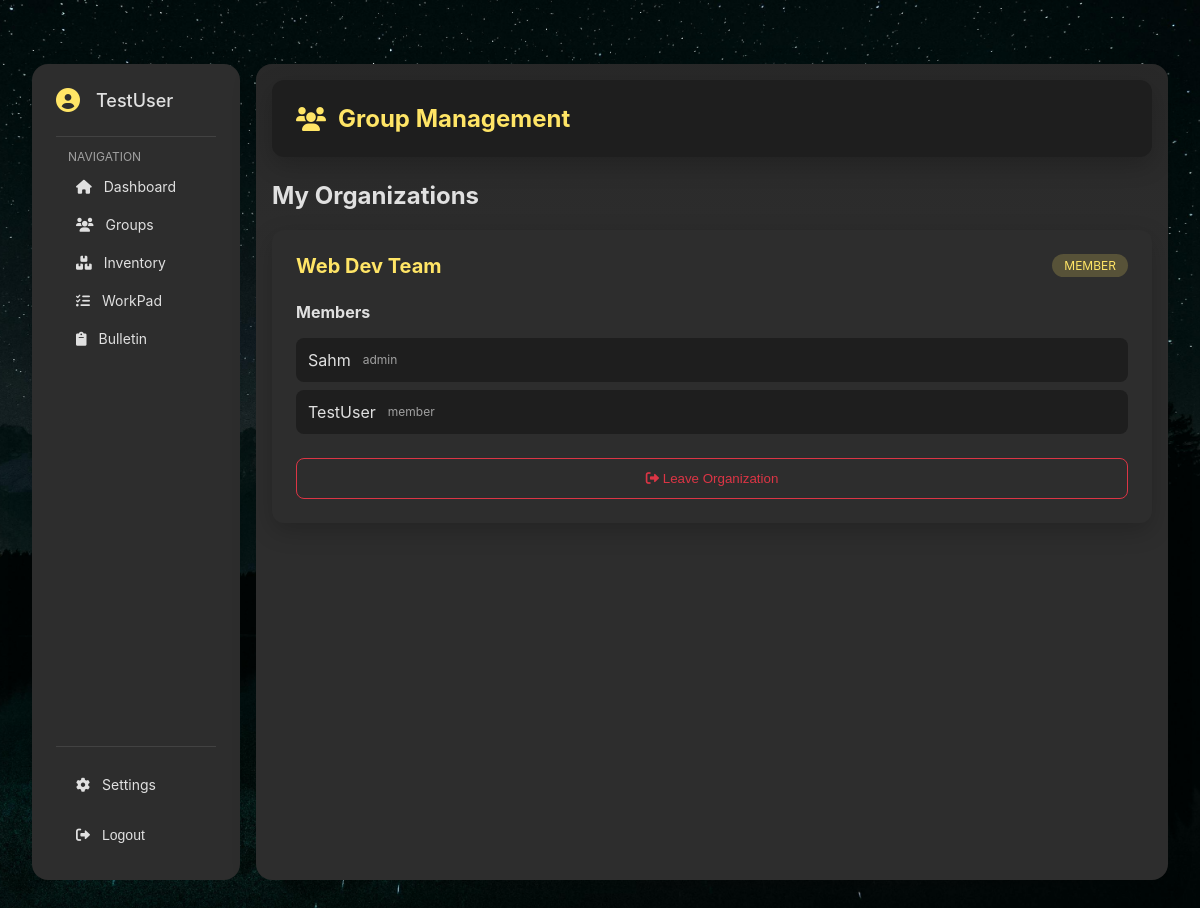
The app's page /groups (signed in) with its own data.
### tables this page shows
CREATE TABLE users (
            id INTEGER PRIMARY KEY AUTOINCREMENT,
            username TEXT UNIQUE,
            password TEXT
        );

CREATE TABLE user_organizations (user_id INTEGER, organization_id INTEGER, role TEXT DEFAULT 'member', FOREIGN KEY (user_id) REFERENCES users (id) ON DELETE CASCADE, FOREIGN KEY (organization_id) REFERENCES organizations (id) ON DELETE CASCADE, PRIMARY KEY (user_id, organization_id));

CREATE TABLE organizations (
            id INTEGER PRIMARY KEY AUTOINCREMENT,
            name TEXT UNIQUE,
            created_at TIMESTAMP DEFAULT CURRENT_TIMESTAMP
        );

### app/routes/organizations.py (the view)
def groups():
    if 'user_id' not in session:
        return redirect(url_for('login_credentials'))
    try:
        organizations = execute_query('''
            SELECT o.*, uo.role,
                   (SELECT COUNT(*) FROM user_organizations WHERE organization_id = o.id) as member_count
            FROM organizations o
            JOIN user_organizations uo ON o.id = uo.organization_id
            WHERE uo.user_id = ?
            ORDER BY o.name
        ''', (session['user_id'],))
        orgs_with_members = []
        for org in organizations:
            members = execute_query('''
                SELECT u.id, u.username, uo.role
                FROM users u
                JOIN user_organizations uo ON u.id = uo.user_id
                WHERE uo.organization_id = ?
                ORDER BY u.username
            ''', (org['id'],))
            org_dict = dict(org)
            org_dict['members'] = [dict(m) for m in members]
            orgs_with_members.append(org_dict)
        return render_template('groups.html',
                           organizations=orgs_with_members,
                           title='Group Management')
    except DatabaseError as e:
        flash('Error loading groups')
        print(f"Database error: {str(e)}")
        return redirect(url_for('dashboard'))

### app/__init__.py (called while the page is built)
@app.context_processor
def inject_csrf_token():
    return dict(csrf=generate_csrf())

@app.context_processor
def inject_user():
    if 'user_id' in session:
        return {
            'username': session.get('username'),
            'user_id': session.get('user_id')
        }
    return {'username': None, 'user_id': None}

### app/utils/db_utils.py (called while the page is built)
@contextmanager
def get_db():
    conn = None
    try:
        current_dir = os.path.dirname(os.path.dirname(os.path.dirname(os.path.abspath(__file__))))
        db_path = os.path.join(current_dir, 'database', 'database.db')
        conn = sqlite3.connect(db_path)
        conn.row_factory = sqlite3.Row
        yield conn
        conn.commit()
    except sqlite3.Error as e:
        if conn:
            conn.rollback()
        raise DatabaseError(f"Database error: {str(e)}")
    finally:
        if conn:
            conn.close()

def execute_query(query, params=()):
    try:
        with get_db() as conn:
            result = conn.execute(query, params).fetchall()
        return result
    except Exception as e:
        raise DatabaseError(f"Query error: {str(e)}")

### templates/groups.html (shortened to what this page needs)
{% extends "base.html" %}
{% block content %}
    <div class="page-header">
        <h1><i class="fas fa-users"></i> Group Management</h1>
    </div>
    <div class="groups-content">
        <div class="content-section">
            <h2>My Organizations</h2>
            {% if organizations %}
                {% for org in organizations %}
                    <div class="organization-card">
                        <div class="org-header">
                            <h3>{{ org.name }}</h3>
                            <span class="role-badge">{{ org.role }}</span>
                        </div>
                        <div class="org-members">
                            <h4>Members</h4>
                            <ul class="member-list" id="members-{{ org.id }}">
                                {% for member in org.members %}
                                <li>
                                    {{ member.username }}
                                    <span class="member-role">{{ member.role }}</span>
                                </li>
                                {% endfor %}
                            </ul>
                        </div>
                        {% if org.role == 'admin' %}
                        <div class="admin-controls">
                            <h4>Admin Controls</h4>
                            <form class="add-member-form" onsubmit="addMember(event, '{{ org.id }}')">
                                <input type="text" name="username" placeholder="Enter username" required>
                                <button type="submit" class="primary-button">
                                    <i class="fas fa-user-plus"></i> Add Member
                                </button>
                            </form>
                            <button class="danger-button" onclick="deleteOrganization('{{ org.id }}')">
                                <i class="fas fa-trash"></i> Delete Organization
                            </button>
                        </div>
                        {% else %}
                        <button class="leave-org-btn" onclick="leaveOrganization('{{ org.id }}')">
                            <i class="fas fa-sign-out-alt"></i> Leave Organization
                        </button>
                        {% endif %}
                    </div>
                    {% endfor %}
                {% else %}
                    <p>You are not a member of any organizations yet.</p>
                {% endif %}
            </div>
        </div>
    </div>
{% endblock %}

### templates/base.html (shortened to what this page needs)
<!DOCTYPE html>
<html lang="en">
<head>
    <link rel="stylesheet" href="{{ url_for('static', filename='styles.css') }}">
    <link rel="stylesheet" href="https://cdnjs.cloudflare.com/ajax/libs/font-awesome/6.0.0/css/all.min.css">
</head>
<body>
    <div class="dashboard-container">
        <div class="sidebar">
            <div class="user-profile">
                <i class="fas fa-user-circle"></i>
                <div class="user-profile-info">
                    <h3>{{ username }}</h3>
                </div>
            </div>
            <div class="sidebar-nav">
                <span class="nav-section-title">Navigation</span>
                <a href="{{ url_for('dashboard') }}" class="nav-button">
                    <i class="fas fa-home"></i> Dashboard
                </a>
                <a href="{{ url_for('groups') }}" class="nav-button">
                    <i class="fas fa-users"></i> Groups
                </a>
                <a href="{{ url_for('inventory') }}" class="nav-button">
                    <i class="fas fa-boxes"></i> Inventory
                </a>
                <a href="{{ url_for('workpad') }}" class="nav-button">
                    <i class="fas fa-tasks"></i> WorkPad
                </a>
                <a href="{{ url_for('bulletin') }}" class="nav-button">
                    <i class="fas fa-clipboard"></i> Bulletin
                </a>
            </div>
            <div class="sidebar-footer">
                <a href="{{ url_for('account_manager') }}" class="nav-button">
                    <i class="fas fa-cog"></i> Settings
                </a>
                <form action="{{ url_for('logout') }}" method="POST" class="logout-form">
                    <button type="submit" class="nav-button">
                        <i class="fas fa-sign-out-alt"></i> Logout
                    </button>
                </form>
            </div>
        </div>
        <div class="main-content">
            {% block content %}{% endblock %}
        </div>
</body>
</html>

### static/styles.css (style rules this page uses)
:root { --bg-primary: #1E1E1E; --bg-secondary: #2D2D2D; --accent: #FFE566; --text-primary: #E0E0E0; --text-secondary: #A0A0A0; --shadow: 0 8px 24px rgba(0, 0, 0, 0.2); --danger: #dc3545; --success: #4CAF50; --info: #4444ff; }
body { margin: 0; padding: 0; min-height: 100vh; font-family: -apple-system, BlinkMacSystemFont, 'Segoe UI', Roboto, sans-serif; background: var(--bg-primary) url('Flex-BG.jpg') no-repeat center center fixed; background-size: cover; color: var(--text-primary); }
.dashboard-container { display: grid; grid-template-columns: 240px 1fr; min-height: 100vh; }
.sidebar { background-color: var(--bg-secondary); margin: 16px; padding: 24px; border-radius: 16px; display: flex; flex-direction: column; gap: 8px; height: calc(100vh - 32px); box-shadow: var(--shadow); }
.user-profile { display: flex; align-items: center; gap: 16px; padding-bottom: 24px; border-bottom: 1px solid rgba(255, 255, 255, 0.1); }
.user-profile-info { display: flex; flex-direction: column; gap: 4px; }
.user-profile-info h3 { margin: 0; font-size: 18px; font-weight: 500; color: var(--text-primary); }
.user-profile i { font-size: 24px; color: var(--accent); }
.nav-section-title { font-size: 12px; text-transform: uppercase; color: var(--text-secondary); padding: 0 12px; margin-bottom: 4px; }
.nav-button { display: flex; align-items: center; gap: 12px; padding: 12px; border-radius: 8px; color: var(--text-primary); text-decoration: none; transition: all 0.2s; border: none; background: none; cursor: pointer; width: 70%; text-align: left; font-size: 14px; }
.nav-button i { text-align: center; }
.sidebar-footer { border-top: 1px solid rgba(255, 255, 255, 0.1); padding-top: 16px; display: flex; flex-direction: column; gap: 8px; margin-top: auto; }
.main-content { flex: 1; padding: 16px; margin: 16px 16px 16px 0; background-color: var(--bg-secondary); border-radius: 16px; overflow-y: auto; box-shadow: var(--shadow); }
.page-header { display: flex; justify-content: space-between; align-items: center; padding: 24px; background-color: var(--bg-primary); border-radius: 12px; margin-bottom: 24px; box-shadow: var(--shadow); }
.page-header h1 { margin: 0; display: flex; align-items: center; gap: 12px; color: var(--accent); font-size: 24px; }
.organization-card { background: var(--bg-secondary); border-radius: 12px; padding: 24px; margin-bottom: 24px; box-shadow: var(--shadow); }
.org-header { display: flex; justify-content: space-between; align-items: center; margin-bottom: 16px; }
.org-header h3 { margin: 0; color: var(--accent); font-size: 20px; }
.role-badge { background: rgba(255, 229, 102, 0.2); color: var(--accent); padding: 4px 12px; border-radius: 16px; font-size: 12px; text-transform: uppercase; }
.org-members { margin-top: 24px; }
.org-members h4 { color: var(--text-primary); margin: 0 0 16px 0; }
.member-list { list-style: none; padding: 0; margin: 0; }
.member-list li { display: flex; align-items: center; gap: 12px; padding: 12px; background: var(--bg-primary); border-radius: 8px; margin-bottom: 8px; color: var(--text-primary); }
.member-role { color: var(--text-secondary); font-size: 12px; }
[class*="-button"] { margin: 5px; padding: 8px 15px; border: none; border-radius: 8px; cursor: pointer; transition: all 0.2s; font-size: 14px; }
.leave-org-btn { width: 100%; padding: 12px; margin-top: 16px; border: 1px solid var(--danger); border-radius: 8px; background: none; color: var(--danger); cursor: pointer; transition: all 0.2s; }
.dashboard-container { max-width: 1200px; margin: 2rem auto; padding: 1rem; }
.main-content { flex: 1; padding: 16px; margin: 16px 16px 16px 0; background-color: var(--bg-secondary); border-radius: 16px; overflow-y: auto; position: relative; }
.main-content::before { content: ''; position: absolute; top: 0; left: 0; right: 0; height: 200px; background: linear-gradient(180deg, rgba(30, 30, 30, 0.3) 0%, transparent 100%); pointer-events: none; z-index: 1; }
.main-content > * { position: relative; z-index: 2; }

### records on screen
users: username "TestUser"
user_organizations: name "Web Dev Team", role "MEMBER", username "TestUser", role "member"
user_organizations: username "Sahm", role "admin"
